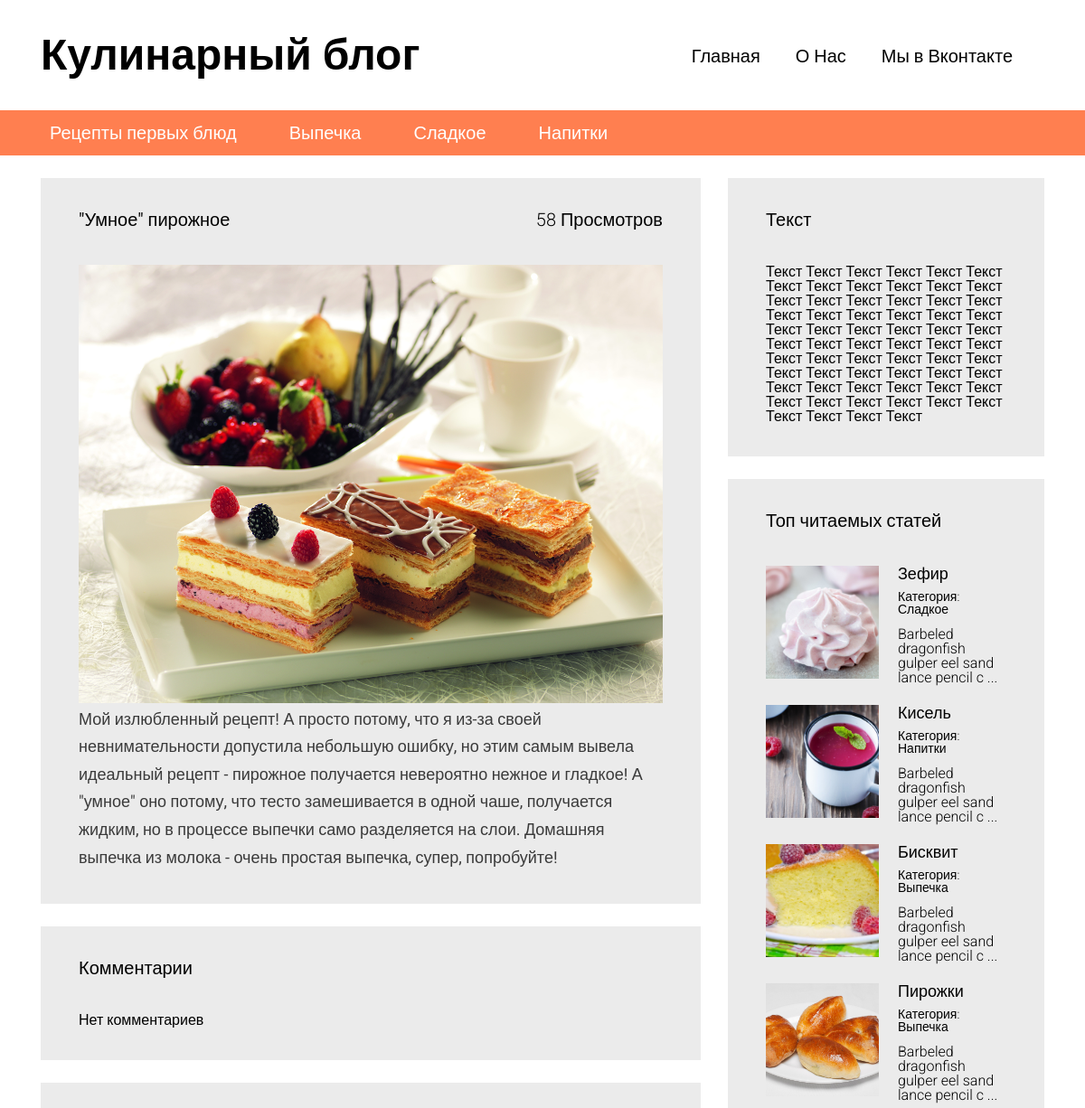
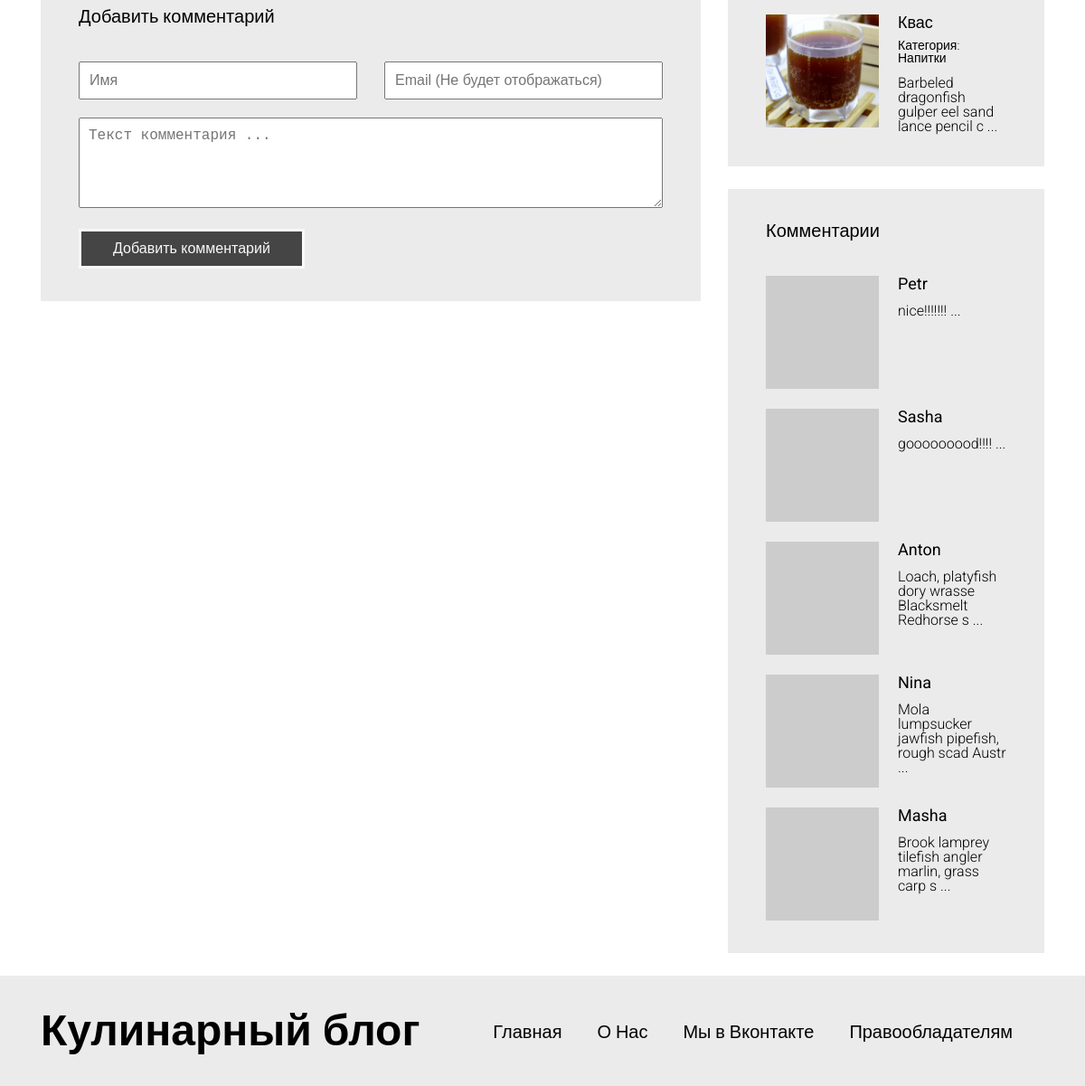
Screenshot of /article.php?id=1 with the database file from the repository (2 pictures, top to bottom).
### tables this page shows
CREATE TABLE `articles_categories` (
  `id` int(11) NOT NULL,
  `title` varchar(100) NOT NULL
);

CREATE TABLE `articles` (
  `id` int(11) NOT NULL,
  `title` varchar(255) DEFAULT NULL,
  `image` varchar(255) NOT NULL,
  `text` text,
  `categorie_id` int(11) DEFAULT NULL,
  `pubdate` datetime NOT NULL DEFAULT CURRENT_TIMESTAMP,
  `views` int(11) NOT NULL DEFAULT '0'
);

CREATE TABLE `comments` (
  `id` int(11) NOT NULL,
  `author` varchar(100) NOT NULL,
  `email` varchar(255) NOT NULL,
  `text` text NOT NULL,
  `pubdate` datetime NOT NULL DEFAULT CURRENT_TIMESTAMP,
  `articles_id` int(11) NOT NULL
);

### includes/config.php (called while the page is built, shortened)
<?php
$config=array(
	'title' => 'Кулинарный блог',
	'vk_url' => 'htttp://vk.com',
	'db' => array(
		'server' =>'localhost',
		'username' => 'root',
		'password' => '123',
		'name' => 'blog'
	)
);
 ?>

### article.php (the view, shortened to what this page needs)
<?php
require "/includes/config.php"
?>
<!DOCTYPE html>
<html lang="en">
<head>
  <link rel="stylesheet" type="text/css" href="/assets/bootstrap-grid-only/css/grid12.css">
  <link rel="stylesheet" type="text/css" href="/css/style.css">
</head>
<body>
  <div id="wrapper">
    <?php include '/includes/header.php'; ?>
    <?php
    $article=mysqli_query($connection, "SELECT * FROM `articles` WHERE `id` = " . (int) $_GET['id']);
    if(mysqli_num_rows($article) <=0 )
    {
      ?>
      <div id="content">
      <div class="container">
        <div class="row">
          <section class="content__left col-md-8">
            <div class="block">
              <h3>Статья не найдена</h3>
              <div class="block__content">
                <div class="full-text">
                  Запрашиваемая вами статья не существует!
                </div>
              </div>
            </div>
          </section>
          <section class="content__right col-md-4">
            <?php include "/includes/sidebar.php"; ?>
          </section>
        </div>
      </div>
    </div>
    <?php
    }
    else{
      $art=mysqli_fetch_assoc($article);
      mysqli_query($connection, "UPDATE `articles` SET `views` = `views`+1 WHERE `id`=" .(int) $art['id']);
      ?>
      <div id="content">
      <div class="container">
        <div class="row">
          <section class="content__left col-md-8">
            <div class="block">
              <a> <?php echo $art['views']; ?> Просмотров</a>
              <h3><?php echo $art['title']; ?></h3>
              <div class="block__content">
                <img src="/static/images/<?php echo $art['image']; ?>" style="max-width: 100%">
                <div class="full-text">
                  <?php echo $art['text']; ?>
                </div>
              </div>
            </div>
        <div class="block">
        <h3>Комментарии</h3>
        <div class="block__content">
          <div class="articles articles__vertical">
            <?php
        $comments=mysqli_query($connection, "SELECT * FROM `comments`  WHERE `articles_id`=".$art['id']." ORDER BY `id` DESC" );
       if(mysqli_num_rows($comments) <=0){
        echo('Нет комментариев');
       }
          ?>
            </div>
        </div>
        </div>
        <div class="block" id="comment-add-form">
              <h3>Добавить комментарий</h3>
              <div class="block__content">
                <form class="form" method="POST" action="/article.php?id=<?php echo $art['id'] ?>">
                  <div class="form__group">
                    <div class="row">
                      <div class="col-md-6">
                        <input type="text" class="form__control" required="" name="name" placeholder="Имя">
                      </div>
                      <div class="col-md-6">
                        <input type="email" class="form__control" required="" name="email" placeholder="Email (Не будет отображаться)">
                      </div>
                    </div>
                  </div>
                  <div class="form__group">
                    <textarea name="text" required="" class="form__control" placeholder="Текст комментария ..."></textarea>
                  </div>
                  <div class="form__group">
                    <input type="submit" class="form__control" name="do_post" value="Добавить комментарий">
                  </div>
                </form>
              </div>
        </div>
          </section>
          <section class="content__right col-md-4">
            <?php include "/includes/sidebar.php"; ?>
          </section>
        </div>
      </div>
    </div>
      <?php
    }
    ?>
     <? include '/includes/footer.php' ?>
  </div>
</body>
</html>

### includes/header.php
<header id="header">
<div class="header__top">
  <div class="container">
    <div class="header__top__logo">
      <h1><?php echo $config['title'];  ?></h1>
    </div>
    <nav class="header__top__menu">
      <ul>
        <li><a href="/">Главная</a></li>
        <li><a href="/pages/about_us.php">О Нас</a></li>
        <li><a href="<?php echo $config['vk_url'] ?>" target="_blank">Мы в Вконтакте</a></li>
      </ul>
    </nav>
  </div>
</div>
<?php
  $categories_q=mysqli_query($connection, "SELECT * FROM `articles_categories`");
  $categories=array();
  while($cat=mysqli_fetch_assoc($categories_q))
  {
    $categories[]=$cat;
  }
 ?>
<div class="header__bottom">
  <div class="container">
    <nav>
      <ul>
        <?php
        foreach($categories as $cat)
        {
          ?>
          <li><a href="/articles.php?categorie=<?php echo $cat['id']; ?>"><?php echo $cat['title']; ?></a></li>
          <?php
        }
        ?>
      </ul>
    </nav>
  </div>
</div>
</header>

### includes/sidebar.php (shortened to what this page needs)
<div class="block">
    <h3>Текст</h3>
    <div class="block__content">
      Текст Текст Текст Текст Текст Текст Текст Текст Текст Текст Текст Текст Текст Текст Текст Текст Текст Текст Текст Текст Текст Текст Текст Текст Текст Текст Текст Текст Текст Текст Текст Текст Текст Текст Текст Текст Текст Текст Текст Текст Текст Текст Текст Текст Текст Текст Текст Текст Текст Текст Текст Текст Текст Текст Текст Текст Текст Текст Текст Текст Текст Текст Текст Текст
    </div>
</div>
<div class="block">
    <h3>Топ читаемых статей</h3>
    <div class="block__content">
      <div class="articles articles__vertical">
        <?php
        $articles=mysqli_query($connection, "SELECT * FROM `articles`  ORDER  BY `views` DESC LIMIT 5");
        ?>
        <?php
        while ($art=mysqli_fetch_assoc($articles))
        {
          ?>
          <article class="article">
            <div class="article__image" style="background-image: url(/static/images/<?php echo $art['image']; ?>);"></div>
            <div class="article__info">
              <a href="/article.php?id=<?php echo $art['id']; ?>"><?php echo $art['title']; ?></a>
              <div class="article__info__meta">
                <?php
                $art_cat=false;
                foreach ($categories as $cat)
                {
                  if ($cat['id']==$art['categorie_id']) {
                    $art_cat=$cat;
                    break;
                  }
                }
                ?>
                <small>Категория: <a href="/articles.php?categorie=<?php echo $art_cat['id']; ?>"> <?php echo $art_cat['title']; ?></a></small>
              </div>
            <div class="article__info__preview"><?php echo mb_substr($art['text'], 0, 50, 'utf-8') ." ..."; ?></div>
            </div>
          </article>
          <?php
        }
        ?>
    </div>
  </div>
</div>
<div class="block">
        <h3>Комментарии</h3>
        <div class="block__content">
          <div class="articles articles__vertical">
            <?php
        $comments=mysqli_query($connection, "SELECT * FROM `comments`  ORDER  BY `id` DESC LIMIT 5");
        ?>
        <?php
        while ($comment=mysqli_fetch_assoc($comments))
        {
          ?>
          <article class="article">
            <div class="article__image" style="background-image: url(http://www.gravatar.com/avatar/<?php echo md5($comment['email']); ?>);"></div>
            <div class="article__info">
              <a href="/article.php?id=<?php echo $comment['articles_id']; ?>"><?php echo $comment['author'] ?></a>
            <div class="article__info__preview"><?php echo mb_substr($comment['text'], 0, 50, 'utf-8') ." ..."; ?></div>
            </div>
          </article>
          <?php
        }
        ?>
      </div>
  </div>
</div>

### css/style.css (style rules this page uses)
html, body, div, span, applet, object, iframe, h1, h2, h3, h4, h5, h6, p, blockquote, pre, a, abbr, acronym, address, big, cite, code, del, dfn, em, img, ins, kbd, q, s, samp, small, strike, strong, sub, sup, tt, var, b, u, i, center, dl, dt, dd, ol, ul, li, fieldset, form, label, legend, table, caption, tbody, tfoot, thead, tr, th, td, article, aside, canvas, details, embed, figure, figcaption, footer, header, hgroup, menu, nav, output, ruby, section, summary, time, mark, audio, video { margin: 0; padding: 0; border: 0; font-size: 100%; font: inherit; vertical-align: baseline; }
article, aside, details, figcaption, figure, footer, header, hgroup, menu, nav, section { display: block; }
body { line-height: 1; }
ol, ul { list-style: none; }
h1 { font-size: 48px; font-weight: bold; }
h3 { font-size: 20px; font-weight: bold; }
body { font-family: 'Roboto', sans-serif; }
#header { margin-bottom: 25px; }
#header .header__top { padding: 37px 0; }
#header .header__top .header__top__logo { float: left; }
#header .header__top .header__top__menu { padding-top: 15px; text-align: right; }
#header .header__top .header__top__menu ul > li { display: inline-block; margin-right: 35px; }
#header .header__top .header__top__menu ul > li > a { font-size: 20px; text-decoration: none; color: black; }
#header .header__bottom { height: 50px; background-color: #FF7F50; line-height: 50px; }
#header .header__bottom nav ul > li { display: inline-block; margin-right: 34px; }
#header .header__bottom nav ul > li > a { color: white; font-size: 20px; text-decoration: none; padding: 3px 10px; }
.block { background-color: #ebebeb; padding: 36px 42px; margin-bottom: 25px; }
.block > h3 { font-weight: normal; }
.block > a { float: right; font-size: 20px; color: black; text-decoration: none; font-weight: 300; }
.block .block__content { padding-top: 40px; }
.articles.articles__vertical .article { margin-bottom: 22px; }
.articles .article:last-child { margin-bottom: 0; }
.articles .article:after { visibility: hidden; display: block; font-size: 0; content: " "; clear: both; height: 0; }
.articles .article .article__image { width: 125px; height: 125px; overflow: hidden; background-color: black; float: left; background-repeat: no-repeat; background-size: cover; background-position: center center; }
.articles .article .article__info { margin-left: 125px; padding-left: 21px; }
.articles .article .article__info > a { color: black; font-size: 18px; font-weight: normal; text-decoration: none; }
.articles .article .article__info > .article__info__meta { font-size: 14px; font-weight: 300; margin-top: 9px; margin-bottom: 13px; }
.articles .article .article__info > .article__info__meta a { color: black; text-decoration: none; }
.articles .article .article__info > .article__info__preview { font-size: 16px; font-weight: 300; }
.full-text { font-size: 18px; color: #3a3a3a; line-height: 1.7em; }
.form .form__group { margin-bottom: 20px; }
.form .form__group:last-child { margin-bottom: 0; }
.form .form__control { width: 100%; padding: 10px; font-size: 16px; outline: none; }
.form textarea.form__control { min-height: 100px; }
.form input[type="submit"].form__control { background-color: black; color: white; border: 3px solid white; width: 250px; opacity: 0.7; }

### rows the page displays
articles_categories: title "Рецепты первых блюд"
articles_categories: title "Выпечка"
articles_categories: title "Сладкое"
articles_categories: title "Напитки"
articles: views "58", title "\"Умное\" пирожное", image (picture), text "Мой излюбленный рецепт! А просто потому, что я из-за своей невнимательности допустила небольшую ошибку, но этим самым вывела идеальный рецепт - пирожное получается невероятно нежное и гладкое! А \"умное\" оно потому, что тесто замешивается в одной чаше, получается жидким, но в процессе выпечки само разделяется на слои. Домашняя выпечка из молока - очень простая выпечка, супер, попробуйте!"
articles: image (picture), title "Зефир", text "Barbeled dragonfish gulper eel sand lance pencil c"
articles: image (picture), title "Кисель", text "Barbeled dragonfish gulper eel sand lance pencil c"
articles: image (picture), title "Бисквит", text "Barbeled dragonfish gulper eel sand lance pencil c"
articles: image (picture), title "Пирожки", text "Barbeled dragonfish gulper eel sand lance pencil c"
articles: image (picture), title "Квас", text "Barbeled dragonfish gulper eel sand lance pencil c"
comments: author "Petr", text "nice!!!!!!!"
comments: author "Sasha", text "gooooooood!!!!"
comments: author "Anton", text "Loach, platyfish dory wrasse Blacksmelt Redhorse s"
comments: author "Nina", text "Mola lumpsucker jawfish pipefish, rough scad Austr"
comments: author "Masha", text "Brook lamprey tilefish angler marlin, grass carp s"

### other values shown
$config['title'] "Кулинарный блог"
